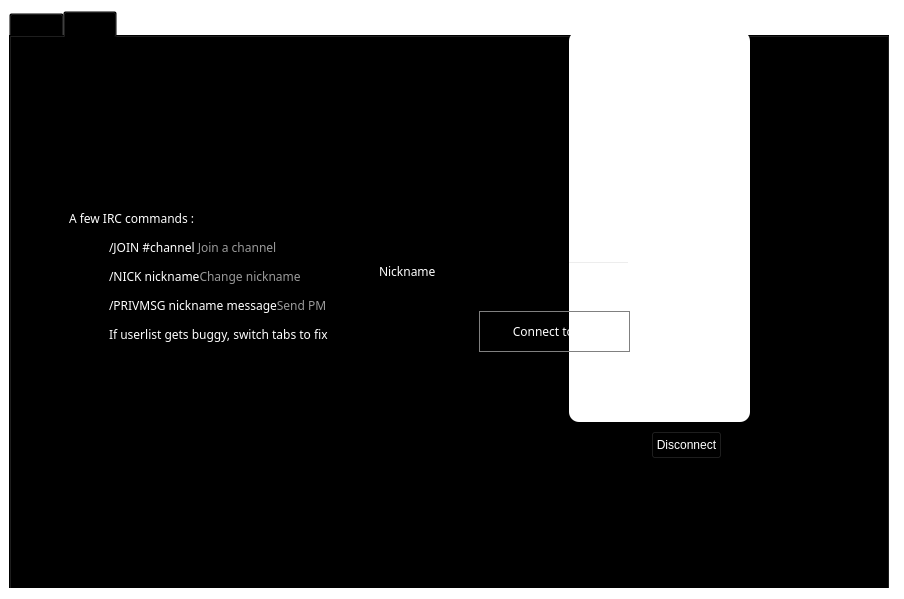
<?xml version="1.0" encoding="UTF-8"?>
<ui version="4.0">
 <class>ChatWindowClass</class>
 <widget class="QWidget" name="ChatWindowClass">
  <property name="geometry">
   <rect>
    <x>0</x>
    <y>0</y>
    <width>904</width>
    <height>599</height>
   </rect>
  </property>
  <property name="styleSheet">
   <string notr="true">background:transparent;
</string>
  </property>
  <layout class="QGridLayout" name="gridLayout">
   <property name="leftMargin">
    <number>9</number>
   </property>
   <item row="0" column="0">
    <widget class="QWidget" name="widget_2" native="true">
     <property name="styleSheet">
      <string notr="true"/>
     </property>
     <widget class="QWidget" name="splitter" native="true">
      <property name="enabled">
       <bool>true</bool>
      </property>
      <property name="geometry">
       <rect>
        <x>0</x>
        <y>0</y>
        <width>891</width>
        <height>591</height>
       </rect>
      </property>
      <property name="styleSheet">
       <string notr="true"/>
      </property>
      <widget class="QTabWidget" name="tab">
       <property name="geometry">
        <rect>
         <x>0</x>
         <y>0</y>
         <width>881</width>
         <height>581</height>
        </rect>
       </property>
       <property name="styleSheet">
        <string notr="true">background:transparent;</string>
       </property>
       <property name="tabShape">
        <enum>QTabWidget::Rounded</enum>
       </property>
       <property name="currentIndex">
        <number>1</number>
       </property>
       <property name="tabsClosable">
        <bool>false</bool>
       </property>
       <widget class="QWidget" name="widget_4">
        <attribute name="title">
         <string>Tab 1</string>
        </attribute>
       </widget>
       <widget class="QWidget" name="tab_5">
        <attribute name="title">
         <string>Tab 2</string>
        </attribute>
       </widget>
      </widget>
      <widget class="QLineEdit" name="lineEdit">
       <property name="geometry">
        <rect>
         <x>10</x>
         <y>460</y>
         <width>701</width>
         <height>30</height>
        </rect>
       </property>
       <property name="sizePolicy">
        <sizepolicy hsizetype="Fixed" vsizetype="Fixed">
         <horstretch>0</horstretch>
         <verstretch>0</verstretch>
        </sizepolicy>
       </property>
       <property name="maximumSize">
        <size>
         <width>16777215</width>
         <height>30</height>
        </size>
       </property>
      </widget>
      <widget class="QListView" name="userView">
       <property name="geometry">
        <rect>
         <x>560</x>
         <y>20</y>
         <width>181</width>
         <height>391</height>
        </rect>
       </property>
       <property name="minimumSize">
        <size>
         <width>0</width>
         <height>300</height>
        </size>
       </property>
       <property name="styleSheet">
        <string notr="true">border-radius:10px;
background-color: rgb(255, 255, 255);</string>
       </property>
      </widget>
      <widget class="QPushButton" name="disconnect">
       <property name="geometry">
        <rect>
         <x>642</x>
         <y>420</y>
         <width>71</width>
         <height>28</height>
        </rect>
       </property>
       <property name="styleSheet">
        <string notr="true">background:transparent;
color: rgb(255, 255, 255);</string>
       </property>
       <property name="text">
        <string>Disconnect</string>
       </property>
      </widget>
     </widget>
     <widget class="QWidget" name="hide3" native="true">
      <property name="geometry">
       <rect>
        <x>0</x>
        <y>0</y>
        <width>841</width>
        <height>541</height>
       </rect>
      </property>
      <property name="styleSheet">
       <string notr="true">font-family:Proxima Nova Rg;background:transparent;</string>
      </property>
      <widget class="QWidget" name="layoutWidget">
       <property name="geometry">
        <rect>
         <x>10</x>
         <y>6</y>
         <width>731</width>
         <height>41</height>
        </rect>
       </property>
       <layout class="QHBoxLayout" name="hide1">
        <property name="spacing">
         <number>7</number>
        </property>
       </layout>
      </widget>
      <widget class="QLabel" name="label_2">
       <property name="geometry">
        <rect>
         <x>60</x>
         <y>160</y>
         <width>291</width>
         <height>211</height>
        </rect>
       </property>
       <property name="styleSheet">
        <string notr="true">background:transparent;</string>
       </property>
       <property name="text">
        <string>&lt;html&gt;&lt;head/&gt;&lt;body&gt;&lt;p&gt;&lt;span style=&quot; color:#ffffff;&quot;&gt;A few IRC commands :&lt;/span&gt;&lt;/p&gt;&lt;ul style=&quot;margin-top: 0px; margin-bottom: 0px; margin-left: 0px; margin-right: 0px; -qt-list-indent: 1;&quot;&gt;&lt;li style=&quot; margin-top:12px; margin-bottom:12px; margin-left:0px; margin-right:0px; -qt-block-indent:0; text-indent:0px;&quot;&gt;&lt;span style=&quot; color:#ffffff;&quot;&gt;/JOIN #channel &lt;/span&gt;&lt;span style=&quot; color:#9a9a9a;&quot;&gt;Join a channel&lt;/span&gt;&lt;/li&gt;&lt;li style=&quot; margin-top:12px; margin-bottom:12px; margin-left:0px; margin-right:0px; -qt-block-indent:0; text-indent:0px;&quot;&gt;&lt;span style=&quot; color:#ffffff;&quot;&gt;/NICK nickname&lt;/span&gt;&lt;span style=&quot; color:#9a9a9a;&quot;&gt;Change nickname&lt;/span&gt;&lt;/li&gt;&lt;li style=&quot; margin-top:12px; margin-bottom:12px; margin-left:0px; margin-right:0px; -qt-block-indent:0; text-indent:0px;&quot;&gt;&lt;span style=&quot; color:#ffffff;&quot;&gt;/PRIVMSG nickname message&lt;/span&gt;&lt;span style=&quot; color:#9a9a9a;&quot;&gt;Send PM &lt;/span&gt;&lt;/li&gt;&lt;li style=&quot; margin-top:0px; margin-bottom:0px; margin-left:0px; margin-right:0px; -qt-block-indent:0; text-indent:0px;&quot;&gt;&lt;span style=&quot; color:#ffffff;&quot;&gt;If userlist gets buggy, switch tabs to fix&lt;/span&gt;&lt;/li&gt;&lt;/ul&gt;&lt;/body&gt;&lt;/html&gt;</string>
       </property>
      </widget>
      <widget class="QLineEdit" name="editPseudo">
       <property name="geometry">
        <rect>
         <x>470</x>
         <y>250</y>
         <width>151</width>
         <height>22</height>
        </rect>
       </property>
       <property name="styleSheet">
        <string notr="true">background:transparent;
color: rgb(0, 170, 0);</string>
       </property>
       <property name="text">
        <string/>
       </property>
      </widget>
      <widget class="QLabel" name="label_5">
       <property name="geometry">
        <rect>
         <x>370</x>
         <y>250</y>
         <width>61</width>
         <height>21</height>
        </rect>
       </property>
       <property name="styleSheet">
        <string notr="true">color: rgb(255, 255, 255);background:transparent;</string>
       </property>
       <property name="text">
        <string>Nickname</string>
       </property>
      </widget>
      <widget class="QPushButton" name="buttonConnect">
       <property name="geometry">
        <rect>
         <x>470</x>
         <y>300</y>
         <width>151</width>
         <height>41</height>
        </rect>
       </property>
       <property name="styleSheet">
        <string notr="true">border-radius:40px;border:1px solid grey;background:transparent;
color: rgb(255, 255, 255);</string>
       </property>
       <property name="text">
        <string>Connect to IRC</string>
       </property>
      </widget>
      <widget class="QLabel" name="label_10">
       <property name="geometry">
        <rect>
         <x>370</x>
         <y>200</y>
         <width>161</width>
         <height>21</height>
        </rect>
       </property>
       <property name="text">
        <string>&lt;html&gt;&lt;head/&gt;&lt;body&gt;&lt;p&gt;&lt;span style=&quot; font-size:12pt;&quot;&gt;Connect to IRC :&lt;/span&gt;&lt;/p&gt;&lt;/body&gt;&lt;/html&gt;</string>
       </property>
      </widget>
     </widget>
    </widget>
   </item>
  </layout>
  <action name="actionQuit">
   <property name="text">
    <string>Quitter</string>
   </property>
   <property name="shortcut">
    <string>Ctrl+Q</string>
   </property>
  </action>
  <action name="actionCloseTab">
   <property name="text">
    <string>Fermer l'onglet</string>
   </property>
  </action>
 </widget>
 <layoutdefault spacing="6" margin="11"/>
 <resources/>
 <connections/>
</ui>
